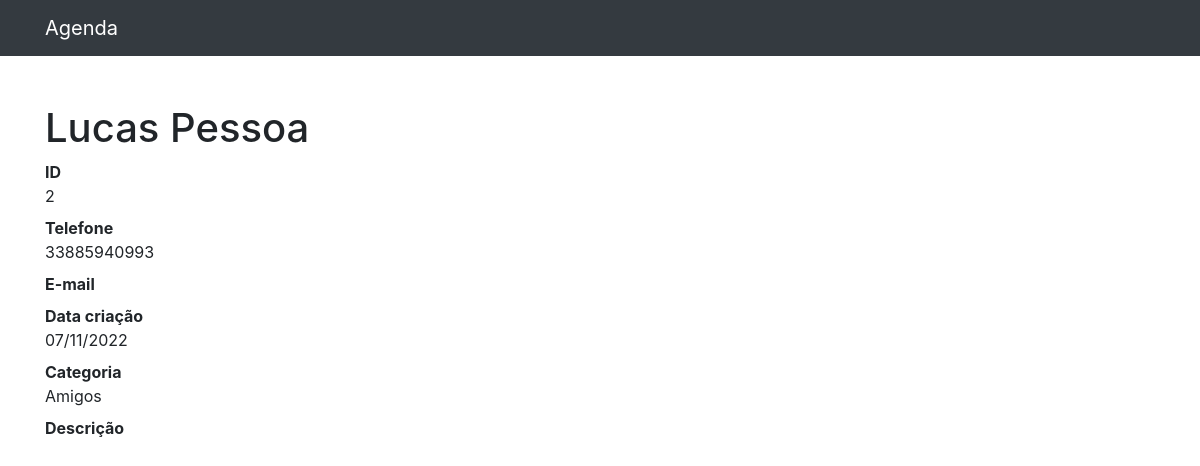
/2, run on the app's committed database.
### contatos/models.py (models this page shows, shortened)
class Contato(models.Model):
    nome = models.CharField(max_length=255)
    sobrenome = models.CharField(max_length=255, blank=True)
    telefone = models.CharField(max_length=255)
    email = models.CharField(max_length=255, blank=True)
    data_criacao = models.DateTimeField(default=timezone.now)
    descricao = models.TextField(blank=True)
    categoria = models.ForeignKey(Categoria, on_delete=models.DO_NOTHING)
    mostrar = models.BooleanField(default=True)

class Categoria(models.Model):
    nome = models.CharField(max_length=255)
    def __str__(self) -> str:
        return self.nome

### contatos/views.py (the view)
# urls.py: path('<int:contato_id>',views.ver_contato, name='ver_contato'),
def ver_contato(request, contato_id):
    contato = get_object_or_404(Contato, id=contato_id)
    if not contato.mostrar:
        raise Http404()
    return render(request, "contatos/ver_contato.html", {"contato": contato})

### contatos/templates/contatos/ver_contato.html (shortened to what this page needs)
{% extends 'base.html' %}
{% block conteudo %}
<h1 class="mt-5">{{ contato.nome}} {{ contato.sobrenome}}</h1>
<dl>
    <dt>ID</dt>
    <dd>{{ contato.id }}</dd>
    <dt>Telefone</dt>
    <dd>{{ contato.telefone }}</dd>
    <dt>E-mail</dt>
    <dt>Data criação</dt>
    <dd>{{ contato.data_criacao|date:'d/m/Y' }}</dd>
    <dt>Categoria</dt>
    <dd>{{ contato.categoria }}</dd>
    <dt>Descrição</dt>
</dl>
{% endblock %}

### data on the page
Contato: nome "Lucas", sobrenome "Pessoa", id "2", telefone "33885940993", data_criacao "07/11/2022", categoria "Amigos"
